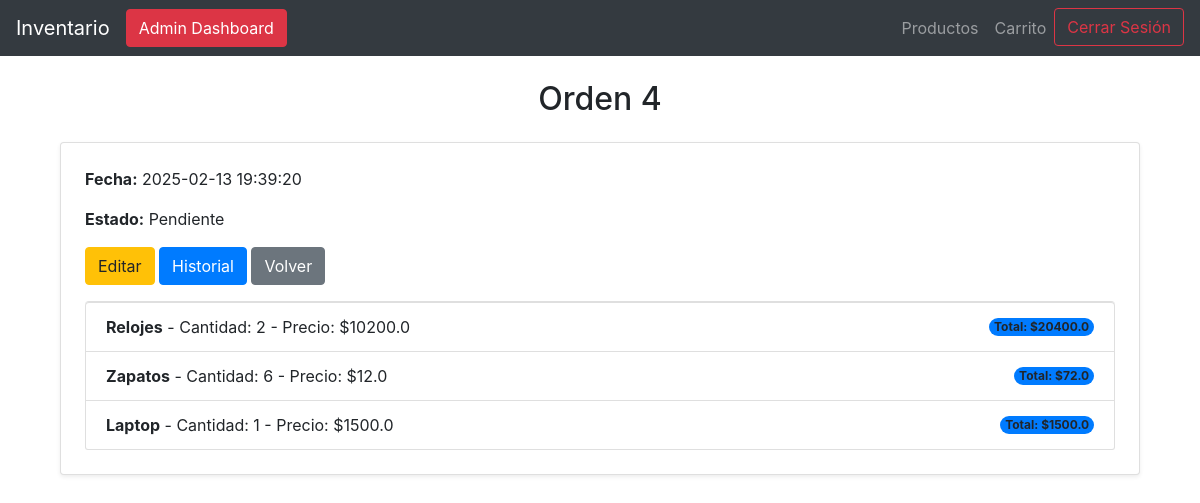
/orden/4 (signed in), run on an earlier commit of the app's database.
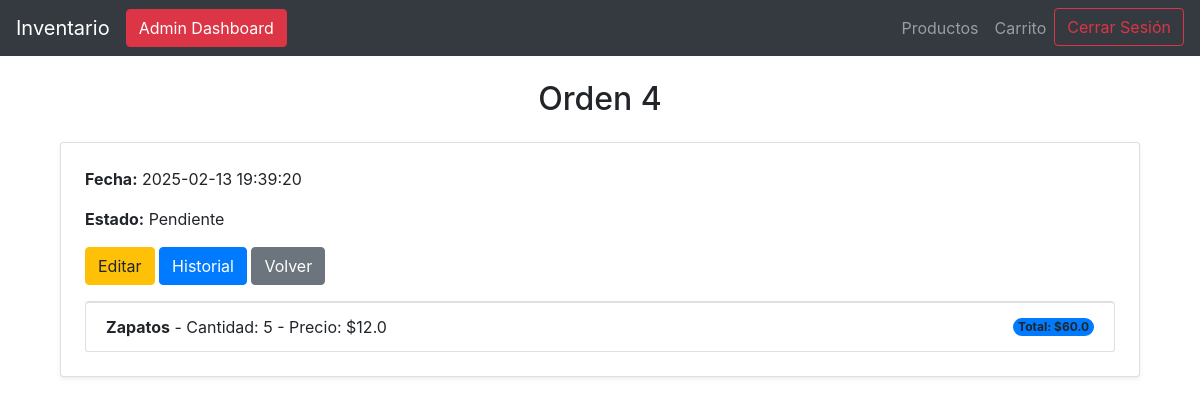
And on a later commit of the database.
### tables this page shows
CREATE TABLE detalles_orden (
               detalle_id INTEGER PRIMARY KEY AUTOINCREMENT,
               orden_id INTEGER NOT NULL,
               producto_id INTEGER NOT NULL,
               cantidad INTEGER NOT NULL,
               precio_unitario REAL NOT NULL,
               FOREIGN KEY (orden_id) REFERENCES ordenes(orden_id),
               FOREIGN KEY (producto_id) REFERENCES productos(id)
           );

CREATE TABLE productos (
            id INTEGER PRIMARY KEY AUTOINCREMENT,
            nombre TEXT UNIQUE NOT NULL,
            descripcion TEXT,
            cantidad INTEGER NOT NULL CHECK (cantidad >= 0),
            precio REAL NOT NULL CHECK (precio >= 0)
        );

### app.py (the view)
@app.route('/orden/<int:orden_id>')
@login_required
def mostrar_orden(orden_id):
    conn, cursor = connect_db()
    cursor.execute("""
        SELECT o.orden_id, o.fecha, o.estado, p.nombre, do.cantidad, do.precio_unitario
        FROM ordenes o
        JOIN detalles_orden do ON o.orden_id = do.orden_id
        JOIN productos p ON do.producto_id = p.id
        WHERE o.orden_id = ?
    """, (orden_id,))
    detalles = cursor.fetchall()
    conn.close()
    return render_template('orden.html', detalles=detalles)

### app.py (called while the page is built)
@login_manager.user_loader
def load_user(user_id):
    conn, cursor = connect_db()
    cursor.execute("SELECT usuario_id, nombre, email, rol FROM usuarios WHERE usuario_id = ?", (user_id,))
    usuario = cursor.fetchone()
    return Usuario(id=usuario[0], nombre=usuario[1], email=usuario[2], rol=usuario[3]) if usuario else None

### database.py (called while the page is built)
def connect_db():
    conn = sqlite3.connect(DB_NAME)
    cursor = conn.cursor()
    return conn, cursor

### templates/orden.html
{% extends 'base.html' %}
{% block content %}
<div class="container mt-4">
    <h2 class="mb-4 text-center">Orden {{ detalles[0][0] }}</h2>
    <div class="card shadow-sm p-4">
        <p><strong>Fecha:</strong> {{ detalles[0][1] }}</p>
        <p><strong>Estado:</strong> {{ detalles[0][2] }}</p>
        <div class="mb-3">
            {% if current_user.is_authenticated and current_user.rol == 'admin' %}
            <a href="{{ url_for('editar_detalles_orden', orden_id=detalles[0][0]) }}" class="btn btn-warning">Editar</a>
            <a href="{{ url_for('historial_orden', orden_id=detalles[0][0]) }}" class="btn btn-primary">Historial</a>
            <a href="/ordenes" class="btn btn-secondary">Volver</a>
            {% endif %}
        </div>
        <ul class="list-group">
            {% for detalle in detalles %}
                <li class="list-group-item d-flex justify-content-between align-items-center">
                    <span><strong>{{ detalle[3] }}</strong> - Cantidad: {{ detalle[4] }} - Precio: ${{ detalle[5] }}</span>
                    <span class="badge bg-primary rounded-pill">Total: ${{ detalle[4] * detalle[5] }}</span>
                </li>
            {% endfor %}
        </ul>
    </div>
</div>
{% endblock %}

What changed in the data, as far as the page shows it:
removed detalles_orden: nombre "Relojes", cantidad "2", precio_unitario "10200.0", detalle[4]*detalle[5] "20400.0"
removed detalles_orden: nombre "Laptop", cantidad "1", precio_unitario "1500.0", detalle[4]*detalle[5] "1500.0"
changed detalles_orden "Zapatos": cantidad "6" → "5"; detalle[4]*detalle[5] "72.0" → "60.0"
